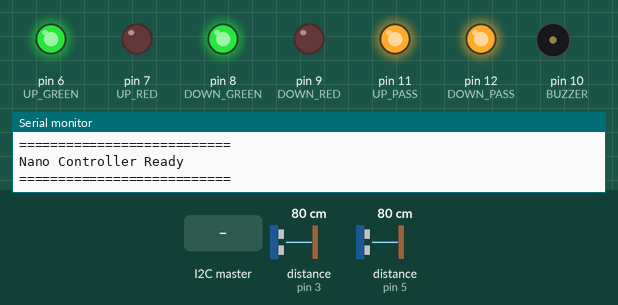
Recording of a sketch running on a simulated Arduino Nano, built with avr-gcc and run on an emulated ATmega328P. Parts: output pins drawn as LEDs (lit = HIGH), buzzer (waves = sounding, pin HIGH), the last lines printed to the serial monitor. Wiring (inferred from the names in the program): 2 × ultrasonic range finder: trigger pin 2, echo pin 3 / trigger pin 4, echo pin 5. Inputs (shaded band) come from the test bench; at power-on: distance to the obstacle (sensors on pin 3, pin 5) 80 cm. The echo pulse lasts 58.3 µs per cm; pins used as bus, display or sensor lines are not drawn.

Above: at 1.2 s.
1.3 s: distance to the obstacle (sensor on pin 3) set to 2 cm
At 2.5 s:
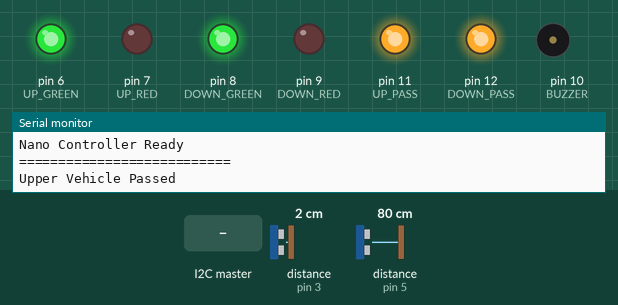
2.9 s: distance to the obstacle (sensor on pin 5) set to 2 cm
At 4.2 s:
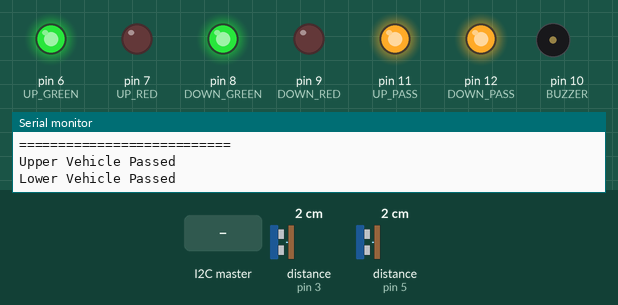
4.5 s: the I2C master sends the byte 1
At 5.6 s:
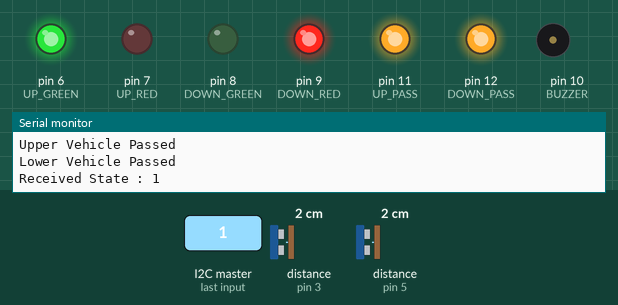
6.0 s: the I2C master sends the byte 2
At 6.7 s:
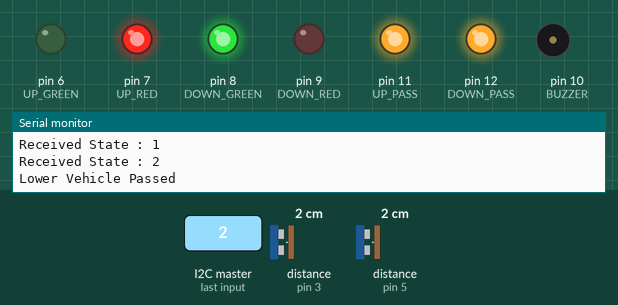
7.6 s: the I2C master sends the byte 200
At 8.9 s:
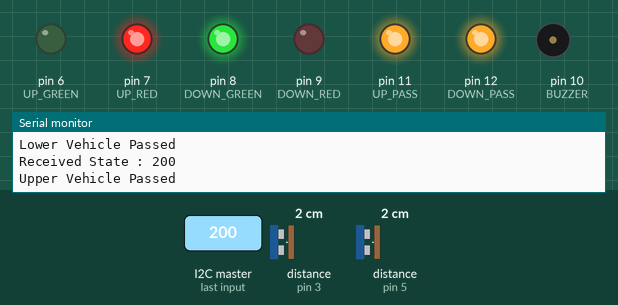
9.2 s: the I2C master sends the byte 0
At 10.3 s:
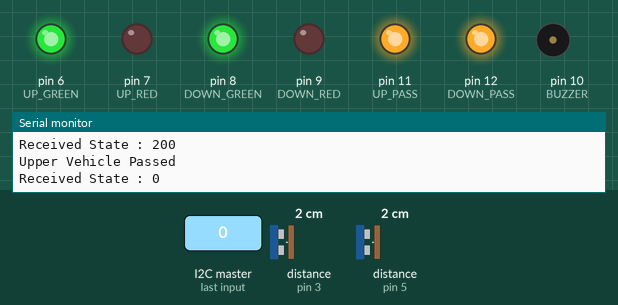
Timing chart, 0 to 11.7 s (numbered marks = the images above; inputs shaded):
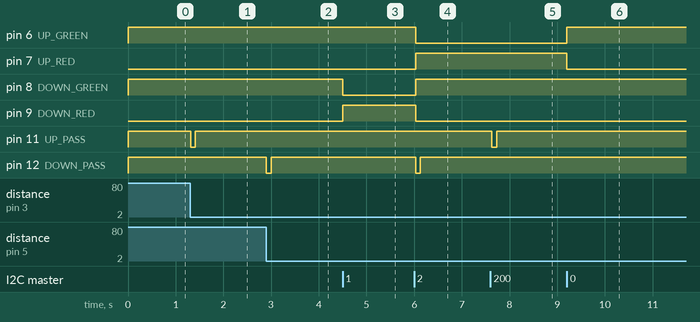

Measured:
- after the input at 1.3 s, pin 11 (UP_PASS): HIGH → LOW at once, → HIGH 0.10 s later
- after the input at 2.9 s, pin 12 (DOWN_PASS): HIGH → LOW at once, → HIGH 0.10 s later
- after the input at 4.5 s, pin 8 (DOWN_GREEN): HIGH → LOW at once; pin 9 (DOWN_RED): LOW → HIGH at once
- after the input at 6.0 s, pin 6 (UP_GREEN), pin 9 (DOWN_RED): HIGH → LOW at once; pin 7 (UP_RED), pin 8 (DOWN_GREEN): LOW → HIGH at once; pin 12 (DOWN_PASS): HIGH → LOW at once, → HIGH 0.10 s later
- after the input at 7.6 s, pin 11 (UP_PASS): HIGH → LOW at once, → HIGH 0.10 s later
- after the input at 9.2 s, pin 6 (UP_GREEN): LOW → HIGH at once; pin 7 (UP_RED): HIGH → LOW at once

The sketch:

ard_nan.ino
```cpp
/********************************************************************
        BLIND CURVE WARNING SYSTEM
        ARDUINO NANO CONTROLLER

Functions
---------
✓ Curve Ultrasonics
✓ LED Controller
✓ Buzzer
✓ I2C Slave
✓ Vehicle Passed Detection
********************************************************************/

#include <Wire.h>

#define I2C_ADDRESS 8

//===========================
// Upper Curve Ultrasonic
//===========================

#define TRIG_UP 2
#define ECHO_UP 3

//===========================
// Lower Curve Ultrasonic
//===========================

#define TRIG_DOWN 4
#define ECHO_DOWN 5

//===========================
// LEDs
//===========================

#define UP_GREEN 6
#define UP_RED 7

#define DOWN_GREEN 8
#define DOWN_RED 9

//===========================
// Buzzer
//===========================

#define BUZZER 10

//===========================
// ESP8266 Signal Pins
//===========================

#define UP_PASS 11
#define DOWN_PASS 12

//===========================
// Variables
//===========================

byte currentState = 0;

bool upperDetected = false;
bool lowerDetected = false;

unsigned long buzzerTimer = 0;
bool buzzerState = false;

//===========================
// Function Prototypes
//===========================

float getDistance(int trigPin,int echoPin);

void updateOutputs();

void receiveEvent(int bytes);

void checkCurveSensors();

void pulseUP();

void pulseDOWN();

/********************************************************************
                        SETUP
********************************************************************/

void setup()
{
  Serial.begin(115200);

  pinMode(TRIG_UP,OUTPUT);
  pinMode(ECHO_UP,INPUT);

  pinMode(TRIG_DOWN,OUTPUT);
  pinMode(ECHO_DOWN,INPUT);

  pinMode(UP_GREEN,OUTPUT);
  pinMode(UP_RED,OUTPUT);

  pinMode(DOWN_GREEN,OUTPUT);
  pinMode(DOWN_RED,OUTPUT);

  pinMode(BUZZER,OUTPUT);

  pinMode(UP_PASS,OUTPUT);
  pinMode(DOWN_PASS,OUTPUT);

  digitalWrite(UP_PASS,HIGH);
  digitalWrite(DOWN_PASS,HIGH);

  Wire.begin(I2C_ADDRESS);

  Wire.onReceive(receiveEvent);

  Serial.println();
  Serial.println("===========================");
  Serial.println("Nano Controller Ready");
  Serial.println("===========================");

  updateOutputs();
}


/********************************************************************
                        LOOP
********************************************************************/

void loop()
{
  checkCurveSensors();

  updateOutputs();
}

/********************************************************************
                    RECEIVE I2C COMMAND
********************************************************************/
void receiveEvent(int howMany)
{
  if(Wire.available())
  {
    currentState = Wire.read();

    Serial.print("Received State : ");
    Serial.println(currentState);
  }
}


/********************************************************************
                    UPDATE OUTPUTS
********************************************************************/
void updateOutputs()
{
  switch(currentState)
  {
    //================================================
    // SAFE
    //================================================
    case 0:

      digitalWrite(UP_GREEN,HIGH);
      digitalWrite(UP_RED,LOW);

      digitalWrite(DOWN_GREEN,HIGH);
      digitalWrite(DOWN_RED,LOW);

      digitalWrite(BUZZER,LOW);

      break;


    //================================================
    // ABOVE VEHICLE ONLY
    //================================================
    case 1:

      digitalWrite(UP_GREEN,HIGH);
      digitalWrite(UP_RED,LOW);

      digitalWrite(DOWN_GREEN,LOW);
      digitalWrite(DOWN_RED,HIGH);

      digitalWrite(BUZZER,LOW);

      break;


    //================================================
    // BELOW VEHICLE ONLY
    //================================================
    case 2:

      digitalWrite(UP_GREEN,LOW);
      digitalWrite(UP_RED,HIGH);

      digitalWrite(DOWN_GREEN,HIGH);
      digitalWrite(DOWN_RED,LOW);

      digitalWrite(BUZZER,LOW);

      break;


    //================================================
    // BOTH SIDES
    //================================================
    case 3:

      digitalWrite(UP_GREEN,LOW);
      digitalWrite(UP_RED,HIGH);

      digitalWrite(DOWN_GREEN,HIGH);
      digitalWrite(DOWN_RED,LOW);

      if(millis()-buzzerTimer>=500)
      {
        buzzerTimer=millis();

        buzzerState=!buzzerState;

        digitalWrite(BUZZER,buzzerState);
      }

      break;
  }

}
/********************************************************************
                    DISTANCE
********************************************************************/
float getDistance(int trigPin,int echoPin)
{
  digitalWrite(trigPin,LOW);
  delayMicroseconds(2);

  digitalWrite(trigPin,HIGH);
  delayMicroseconds(10);

  digitalWrite(trigPin,LOW);

  long duration=pulseIn(echoPin,HIGH,30000);

  if(duration==0)
      return 999;

  return duration*0.0343/2.0;
}


/********************************************************************
                CHECK CURVE SENSORS
********************************************************************/
void checkCurveSensors()
{
  float upDistance=getDistance(TRIG_UP,ECHO_UP);

  float downDistance=getDistance(TRIG_DOWN,ECHO_DOWN);

  if(upDistance<15 && !upperDetected)
  {
      upperDetected=true;

      Serial.println("Upper Vehicle Passed");

      pulseUP();
  }

  if(upDistance>20)
      upperDetected=false;


  if(downDistance<15 && !lowerDetected)
  {
      lowerDetected=true;

      Serial.println("Lower Vehicle Passed");

      pulseDOWN();
  }

  if(downDistance>20)
      lowerDetected=false;

}
/********************************************************************
                PULSE TO ESP8266
********************************************************************/
void pulseUP()
{
    digitalWrite(UP_PASS,LOW);

    delay(100);

    digitalWrite(UP_PASS,HIGH);
}


/********************************************************************
                PULSE TO ESP8266
********************************************************************/
void pulseDOWN()
{
    digitalWrite(DOWN_PASS,LOW);

    delay(100);

    digitalWrite(DOWN_PASS,HIGH);
}
```
